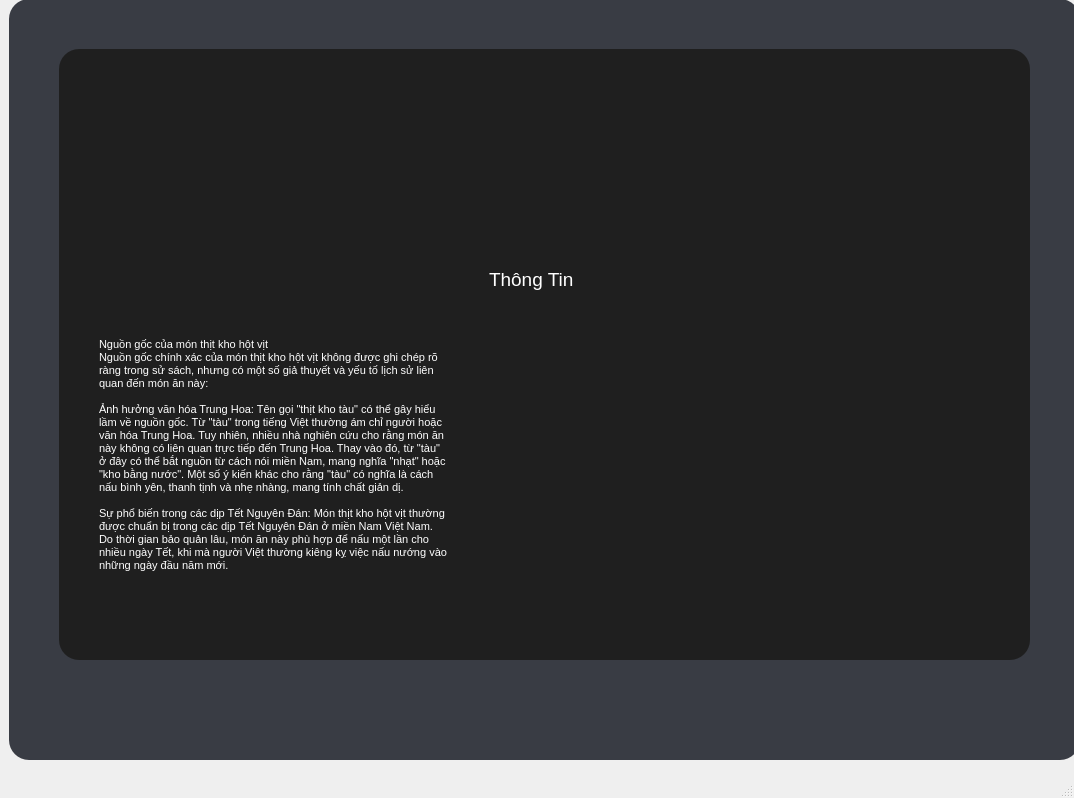
<?xml version="1.0" encoding="UTF-8"?>
<ui version="4.0">
 <class>MainWindow</class>
 <widget class="QMainWindow" name="MainWindow">
  <property name="geometry">
   <rect>
    <x>0</x>
    <y>0</y>
    <width>1074</width>
    <height>798</height>
   </rect>
  </property>
  <property name="windowTitle">
   <string>MainWindow</string>
  </property>
  <widget class="QWidget" name="centralwidget">
   <widget class="QWidget" name="widget" native="true">
    <property name="geometry">
     <rect>
      <x>9</x>
      <y>-1</y>
      <width>1071</width>
      <height>761</height>
     </rect>
    </property>
    <property name="styleSheet">
     <string notr="true">border-radius:20px;background-color: rgb(57, 60, 68)</string>
    </property>
    <widget class="QWidget" name="widget_2" native="true">
     <property name="geometry">
      <rect>
       <x>50</x>
       <y>50</y>
       <width>971</width>
       <height>611</height>
      </rect>
     </property>
     <property name="styleSheet">
      <string notr="true">background-color:rgb(31, 31, 31)
</string>
     </property>
     <widget class="QLabel" name="label">
      <property name="geometry">
       <rect>
        <x>430</x>
        <y>210</y>
        <width>111</width>
        <height>41</height>
       </rect>
      </property>
      <property name="font">
       <font>
        <pointsize>14</pointsize>
       </font>
      </property>
      <property name="styleSheet">
       <string notr="true">color: rgb(255, 255, 255);</string>
      </property>
      <property name="text">
       <string>Thông Tin</string>
      </property>
     </widget>
     <widget class="QLabel" name="label_2">
      <property name="geometry">
       <rect>
        <x>40</x>
        <y>230</y>
        <width>351</width>
        <height>351</height>
       </rect>
      </property>
      <property name="font">
       <font>
        <pointsize>8</pointsize>
       </font>
      </property>
      <property name="styleSheet">
       <string notr="true">color: rgb(255, 255, 255);</string>
      </property>
      <property name="text">
       <string>Nguồn gốc của món thịt kho hột vịt
Nguồn gốc chính xác của món thịt kho hột vịt không được ghi chép rõ ràng trong sử sách, nhưng có một số giả thuyết và yếu tố lịch sử liên quan đến món ăn này:

Ảnh hưởng văn hóa Trung Hoa: Tên gọi &quot;thịt kho tàu&quot; có thể gây hiểu lầm về nguồn gốc. Từ &quot;tàu&quot; trong tiếng Việt thường ám chỉ người hoặc văn hóa Trung Hoa. Tuy nhiên, nhiều nhà nghiên cứu cho rằng món ăn này không có liên quan trực tiếp đến Trung Hoa. Thay vào đó, từ &quot;tàu&quot; ở đây có thể bắt nguồn từ cách nói miền Nam, mang nghĩa &quot;nhạt&quot; hoặc &quot;kho bằng nước&quot;. Một số ý kiến khác cho rằng &quot;tàu&quot; có nghĩa là cách nấu bình yên, thanh tịnh và nhẹ nhàng, mang tính chất giản dị.

Sự phổ biến trong các dịp Tết Nguyên Đán: Món thịt kho hột vịt thường được chuẩn bị trong các dịp Tết Nguyên Đán ở miền Nam Việt Nam. Do thời gian bảo quản lâu, món ăn này phù hợp để nấu một lần cho nhiều ngày Tết, khi mà người Việt thường kiêng kỵ việc nấu nướng vào những ngày đầu năm mới.</string>
      </property>
      <property name="wordWrap">
       <bool>true</bool>
      </property>
     </widget>
     <widget class="QLabel" name="label_3">
      <property name="geometry">
       <rect>
        <x>620</x>
        <y>20</y>
        <width>301</width>
        <height>191</height>
       </rect>
      </property>
      <property name="text">
       <string/>
      </property>
      <property name="pixmap">
       <pixmap>../../../Pictures/Screenshots/Screenshot 2024-06-30 221921.png</pixmap>
      </property>
      <property name="scaledContents">
       <bool>true</bool>
      </property>
     </widget>
     <widget class="QLabel" name="label_4">
      <property name="geometry">
       <rect>
        <x>80</x>
        <y>30</y>
        <width>281</width>
        <height>181</height>
       </rect>
      </property>
      <property name="text">
       <string/>
      </property>
      <property name="pixmap">
       <pixmap>../../../Pictures/Screenshots/Screenshot 2024-07-02 131556.png</pixmap>
      </property>
      <property name="scaledContents">
       <bool>true</bool>
      </property>
     </widget>
    </widget>
    <widget class="QPushButton" name="pushButton_back_2">
     <property name="geometry">
      <rect>
       <x>940</x>
       <y>670</y>
       <width>101</width>
       <height>71</height>
      </rect>
     </property>
     <property name="text">
      <string/>
     </property>
     <property name="icon">
      <iconset>
       <normaloff>D:/download/back-button.png</normaloff>D:/download/back-button.png</iconset>
     </property>
     <property name="iconSize">
      <size>
       <width>100</width>
       <height>50</height>
      </size>
     </property>
    </widget>
   </widget>
  </widget>
  <widget class="QMenuBar" name="menubar">
   <property name="geometry">
    <rect>
     <x>0</x>
     <y>0</y>
     <width>1074</width>
     <height>26</height>
    </rect>
   </property>
  </widget>
  <widget class="QStatusBar" name="statusbar"/>
 </widget>
 <resources/>
 <connections/>
</ui>
